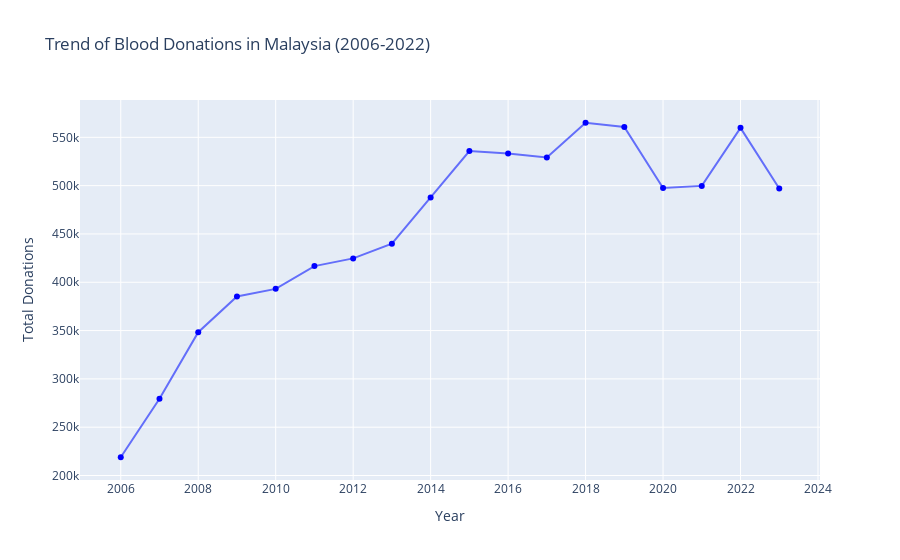

Notebook code cell kept with this figure:
### Markdown cell above
We can visualize to clearly see the trend of blood donations in Malaysia from the year 2006 to 2022.

### Code cell
malaysia_df = donation[donation['state'] == 'Malaysia'].copy()
malaysia_df['year'] = pd.to_datetime(malaysia_df['date']).dt.year
yearly_donations = malaysia_df.groupby('year')['daily'].sum().reset_index()
fig = px.line(yearly_donations, x='year', y='daily', markers=True, title='Trend of Blood Donations in Malaysia (2006-2022)')
fig.update_traces(marker=dict(color='blue'))
fig.update_xaxes(title='Year')
fig.update_yaxes(title='Total Donations')
fig.show()

### Figure 1 — Plotly figure (JSON) as saved in the notebook; plotly's stock layout.template omitted (floating-point values rounded to 4 significant figures)
{"data": [{"hovertemplate": "year=%{x}<br>daily=%{y}<extra></extra>", "legendgroup": "", "line": {"color": "#636efa", "dash": "solid"}, "marker": {"color": "blue", "symbol": "circle"}, "mode": "lines+markers", "name": "", "orientation": "v", "showlegend": false, "type": "scatter", "x": [2006, 2007, 2008, 2009, 2010, 2011, 2012, 2013, 2014, 2015, 2016, 2017, 2018, 2019, 2020, 2021, 2022, 2023], "xaxis": "x", "y": [218892, 279378, 348367, 385280, 393163, 416751, 424726, 439907, 487806, 535822, 533289, 529124, 565104, 560777, 497590, 499765, 559827, 496968], "yaxis": "y"}], "layout": {"legend": {"tracegroupgap": 0}, "title": {"text": "Trend of Blood Donations in Malaysia (2006-2022)"}, "xaxis": {"anchor": "y", "domain": [0, 1], "title": {"text": "Year"}}, "yaxis": {"anchor": "x", "domain": [0, 1], "title": {"text": "Total Donations"}}}}
